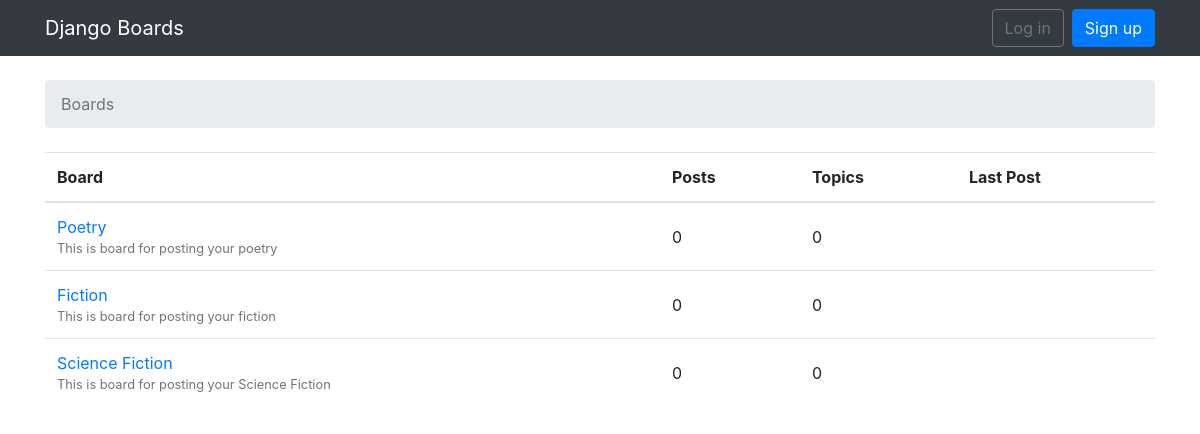
The page / on the database its author committed.
### boards/models.py (models this page shows, shortened)
class Board(models.Model):
    name = models.CharField(max_length=50,unique=True)
    description = models.CharField(max_length=140)

### boards/views.py (the view)
# urls.py: 2. Add a URL to urlpatterns:  path('', views.home, name='home')
def home(request):
    boards = Board.objects.all()
    return render(request, 'home.html', {'boards': boards})

### templates/home.html
{% extends 'base.html' %}
{% block breadcrumb %}
  <li class="breadcrumb-item active">Boards</li>
{% endblock %}
{% block content %}
  <table class="table">
    <thead class="thead-inverse">
      <tr>
        <th>Board</th>
        <th>Posts</th>
        <th>Topics</th>
        <th>Last Post</th>
      </tr>
    </thead>
    <tbody>
      {% for board in boards %}
        <tr>
          <td>
            <a href="{% url 'board_topics' board.pk %}">{{ board.name }}</a>
            <small class="text-muted d-block">{{ board.description }}</small>
          </td>
          <td class="align-middle">0</td>
          <td class="align-middle">0</td>
          <td></td>
        </tr>
      {% endfor %}
    </tbody>
  </table>
{% endblock %}

### rows shown on the page
Board: name "Poetry", description "This is board for posting your poetry"
Board: name "Fiction", description "This is board for posting your fiction"
Board: name "Science Fiction", description "This is board for posting your Science Fiction"
